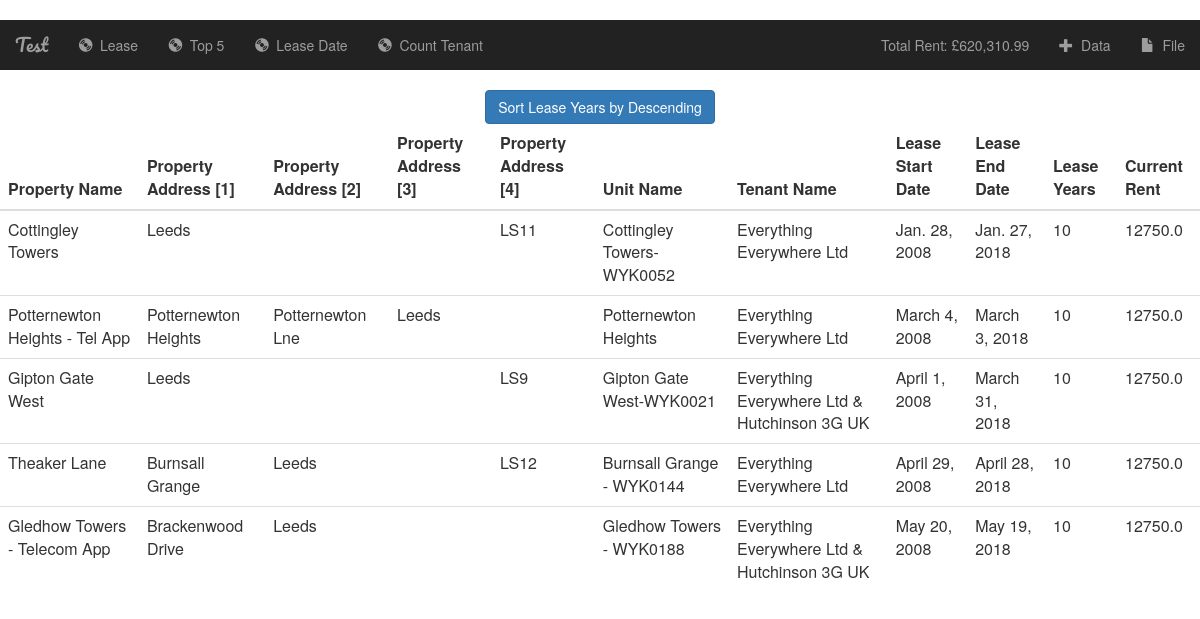
The app's page /asc, older data.
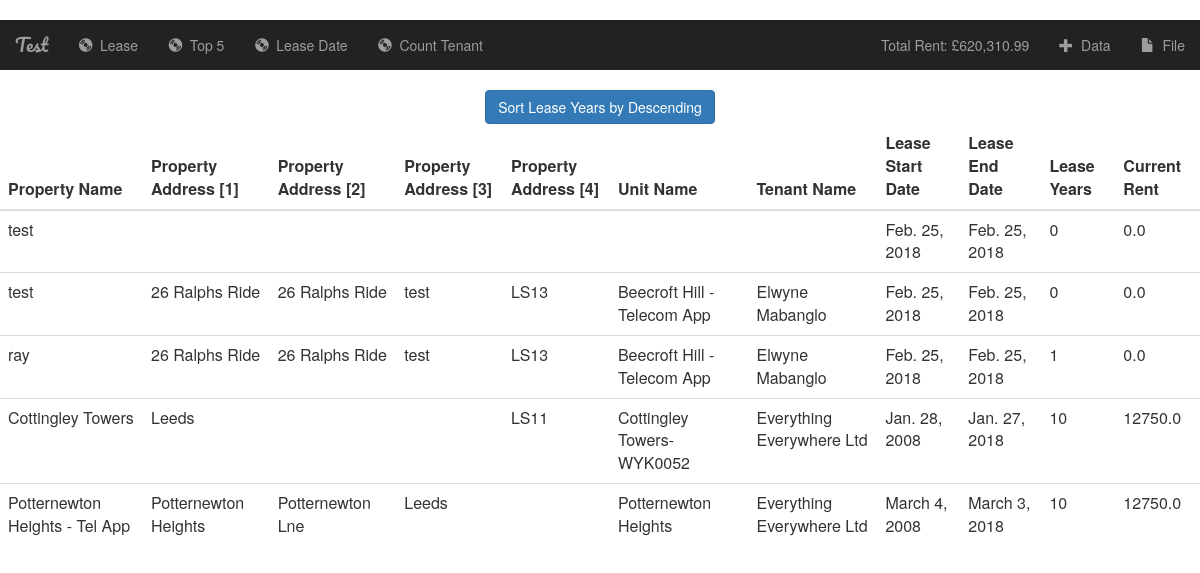
The same page, newer data.
### gov/models.py (models this page shows, shortened)
class Data(models.Model):
    property_name = models.CharField(default="",max_length=1000, blank=False)
    property_address1 = models.CharField(default="",max_length=1000, blank=True)
    property_address2 = models.CharField(default="",max_length=1000, blank=True)
    property_address3 = models.CharField(default="",max_length=1000, blank=True)
    property_address4 = models.CharField(default="",max_length=1000, blank=True)
    unit_name = models.CharField(default="",max_length=1000,blank=False)
    tenant_name = models.CharField(default="",max_length=1000,blank=False)
    lease_start_date = models.DateField(default=datetime.date.today,blank=True)
    lease_end_date = models.DateField(default=datetime.date.today,blank=True)
    lease_years = models.IntegerField(default=0,blank=True)
    current_rent = models.FloatField(default=0.0,blank=True)

### gov/views.py (the view)
# urls.py: path('asc', views.AscView.as_view(), name='asc'), # ascending lease limit by 5
class AscView(generic.ListView):
    template_name = 'gov/top.html'
    context_object_name = 'all_data'
    def get_queryset(self):
        return [Data.objects.order_by("lease_years")[:5], # query lease ascending limited 5
                Data.objects.aggregate(Sum('current_rent'))] # query sum rent

### gov/templates/gov/top.html
{% extends 'gov/base.html' %}
{% block body %}
<center>
    <button type="button" class="btn btn-primary" onclick="location.href = '{% if request.path == '/asc' %}{% url 'gov:desc' %}{% else %}{% url 'gov:asc' %}{% endif %}';">
        Sort Lease Years by
        {% if request.path == '/asc' %}
            Descending
        {% else %}
            Ascending
        {% endif %}
    </button>
</center>
<table class="table table-hover">
    <thead>
        <tr>
            <th>Property Name</th>
            <th>Property Address [1]</th>
            <th>Property Address [2]</th>
            <th>Property Address [3]</th>
            <th>Property Address [4]</th>
            <th>Unit Name</th>
            <th>Tenant Name</th>
            <th>Lease Start Date</th>
            <th>Lease End Date</th>
            <th>Lease Years</th>
            <th>Current Rent</th>
        </tr>
    </thead>
    <tbody>
        {% for data in all_data.0 %}
        <tr>
            <td>{{ data.property_name }}</td>
            <td>{{ data.property_address1 }}</td>
            <td>{{ data.property_address2 }}</td>
            <td>{{ data.property_address3 }}</td>
            <td>{{ data.property_address4 }}</td>
            <td>{{ data.unit_name }}</td>
            <td>{{ data.tenant_name }}</td>
            <td>{{ data.lease_start_date }}</td>
            <td>{{ data.lease_end_date }}</td>
            <td>{{ data.lease_years }}</td>
            <td>{{ data.current_rent }}</td>
        </tr>
        {% endfor %}
    </tbody>
</table>
{% endblock %}

Row changes from the older to the newer data that the page shows:
no longer on this page (row unchanged): Data: property_name "Gipton Gate West", property_address1 "Leeds", property_address4 "LS9", unit_name "Gipton Gate West-WYK0021", tenant_name "Everything Everywhere Ltd & Hutchinson 3G UK", lease_start_date "April 1, 2008", lease_end_date "March 31, 2018", lease_years "10", current_rent "12750.0"
no longer on this page (row unchanged): Data: property_name "Theaker Lane", property_address1 "Burnsall Grange", property_address2 "Leeds", property_address4 "LS12", unit_name "Burnsall Grange - WYK0144", tenant_name "Everything Everywhere Ltd", lease_start_date "April 29, 2008", lease_end_date "April 28, 2018", lease_years "10", current_rent "12750.0"
no longer on this page (row unchanged): Data: property_name "Gledhow Towers - Telecom App", property_address1 "Brackenwood Drive", property_address2 "Leeds", unit_name "Gledhow Towers - WYK0188", tenant_name "Everything Everywhere Ltd & Hutchinson 3G UK", lease_start_date "May 20, 2008", lease_end_date "May 19, 2018", lease_years "10", current_rent "12750.0"
added Data: property_name "test", lease_start_date "Feb. 25, 2018", lease_end_date "Feb. 25, 2018", lease_years "0", current_rent "0.0"
added Data: property_name "test", property_address1 "26 Ralphs Ride", property_address2 "26 Ralphs Ride", property_address3 "test", property_address4 "LS13", unit_name "Beecroft Hill - Telecom App", tenant_name "Elwyne Mabanglo", lease_start_date "Feb. 25, 2018", lease_end_date "Feb. 25, 2018", lease_years "0", current_rent "0.0"
added Data: property_name "ray", property_address1 "26 Ralphs Ride", property_address2 "26 Ralphs Ride", property_address3 "test", property_address4 "LS13", unit_name "Beecroft Hill - Telecom App", tenant_name "Elwyne Mabanglo", lease_start_date "Feb. 25, 2018", lease_end_date "Feb. 25, 2018", lease_years "1", current_rent "0.0"
